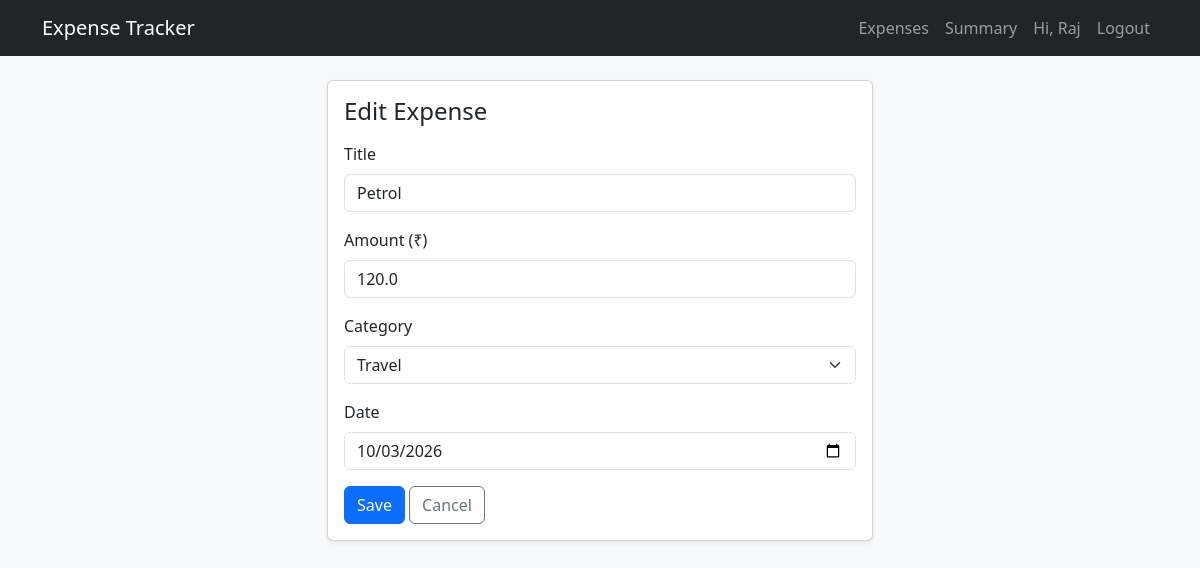
/edit/3 (signed in), run on the app's committed database.
### tables this page shows
CREATE TABLE expenses (
            id        INTEGER PRIMARY KEY AUTOINCREMENT,
            user_id   INTEGER NOT NULL,
            title     TEXT NOT NULL,
            amount    REAL NOT NULL,
            category  TEXT NOT NULL,
            date      TEXT NOT NULL,
            FOREIGN KEY (user_id) REFERENCES users (id)
        );

### app.py (the view, shortened to what this page needs)
@app.route("/edit/<int:expense_id>", methods=["GET", "POST"])
@login_required
def edit_expense(expense_id):
    expense = get_expense_or_404(expense_id)
    return render_template(
        "expense_form.html",
        expense=expense,
        categories=CATEGORIES,
        today=date.today().isoformat(),
        heading="Edit Expense",
    )

### app.py (called while the page is built)
def get_db():
    if "db" not in g:
        g.db = sqlite3.connect(DATABASE)
        g.db.row_factory = sqlite3.Row  # lets us use row["title"] instead of row[1]
    return g.db

def login_required(view):
    @wraps(view)
    def wrapped_view(*args, **kwargs):
        if "user_id" not in session:
            flash("Please log in first.", "warning")
            return redirect(url_for("login"))
        return view(*args, **kwargs)
    return wrapped_view

def get_expense_or_404(expense_id):
    db = get_db()
    expense = db.execute(
        "SELECT * FROM expenses WHERE id = ? AND user_id = ?",
        (expense_id, session["user_id"]),
    ).fetchone()
    if expense is None:
        from flask import abort
        abort(404)
    return expense

### templates/expense_form.html (shortened to what this page needs)
{% extends "base.html" %}
{% block content %}
<div class="row justify-content-center">
  <div class="col-md-6">
    <div class="card shadow-sm">
      <div class="card-body">
        <h4 class="mb-3">{{ heading }}</h4>
        <form method="post">
          <div class="mb-3">
            <label class="form-label">Title</label>
            <input type="text" name="title" class="form-control" required
                   value="{{ request.form.title or (expense.title if expense else '') }}">
          </div>
          <div class="mb-3">
            <label class="form-label">Amount (₹)</label>
            <input type="number" step="0.01" min="0.01" name="amount" class="form-control" required
                   value="{{ request.form.amount or (expense.amount if expense else '') }}">
          </div>
          <div class="mb-3">
            <label class="form-label">Category</label>
            {% set current = request.form.category or (expense.category if expense else '') %}
            <select name="category" class="form-select" required>
              {% for c in categories %}
                <option value="{{ c }}" {% if c == current %}selected{% endif %}>{{ c }}</option>
              {% endfor %}
            </select>
          </div>
          <div class="mb-3">
            <label class="form-label">Date</label>
            <input type="date" name="date" class="form-control" required
                   value="{{ request.form.date or (expense.date if expense else today) }}">
          </div>
          <button class="btn btn-primary">Save</button>
          <a href="{{ url_for('index') }}" class="btn btn-outline-secondary">Cancel</a>
        </form>
      </div>
    </div>
  </div>
</div>
{% endblock %}

### data on the page
expenses: title "Petrol", amount "120.0", category "Travel", date "10/03/2026"

### other printed values
{{ session.username }} "Raj"
{{ heading }} "Edit Expense"
